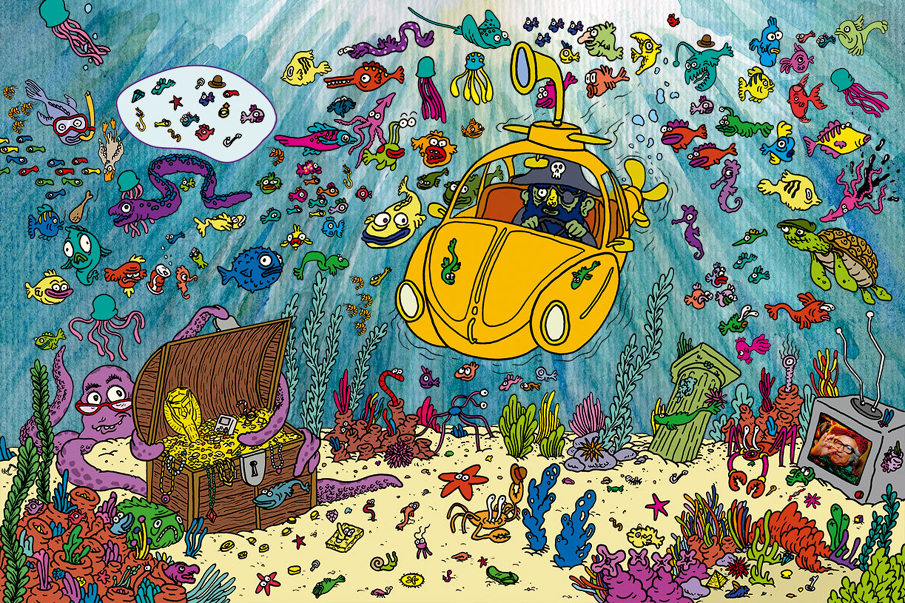
#> input picture dataset/jogo_01/base_01.jpg, 905 x 603 px; the run also reads 1 picture not shown here
$ python test.py
#> lines starting #> are read from the running program, lines starting #| are printed output that depends on the picture
# Python program to illustrate
# multiscaling in template matching
import cv2
import numpy as np
import imutils

# Read the main image
img_rgb = cv2.imread('./dataset/jogo_01/base_01.jpg')
#> img_rgb is the input picture: shape (603, 905, 3); mean B, G, R 117.4, 136.8, 124.4

# Convert to grayscale
img_gray = cv2.cvtColor(img_rgb, cv2.COLOR_BGR2GRAY)
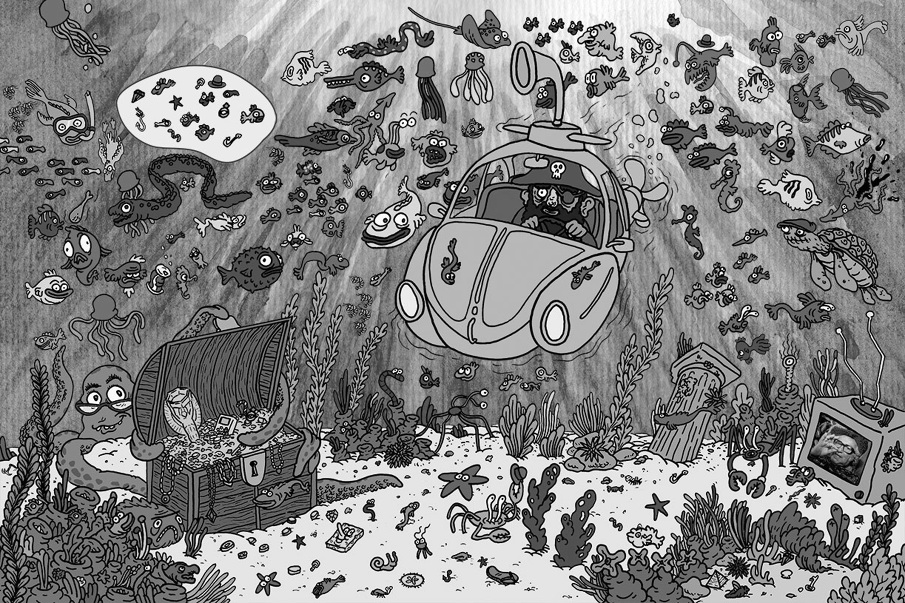
#> img_gray: shape (603, 905); min 0, max 255, mean 130.8

# Read the template
template = cv2.imread('./dataset/jogo_01/objetos/01.jpeg',0)

# Store width and height of template in w and h
w, h = template.shape[::-1]
#> w = 16; h = 16
found = None

for scale in np.linspace(0.2, 1.0, 20)[::-1]:

    # resize the image according to the scale, and keep track
    # of the ratio of the resizing
    resized = imutils.resize(img_gray, width = int(img_gray.shape[1] * scale))
    r = img_gray.shape[1] / float(resized.shape[1])

    # if the resized image is smaller than the template, then break
    # from the loop
    # detect edges in the resized, grayscale image and apply template
    # matching to find the template in the image edged
    # = cv2.Canny(resized, 50, 200) result = cv2.matchTemplate(edged, template,
    # cv2.TM_CCOEFF) (_, maxVal, _, maxLoc) = cv2.minMaxLoc(result)
    # if we have found a new maximum correlation value, then update
    # the found variable if found is None or maxVal > found[0]:
    if resized.shape[0] < h or resized.shape[1] < w:
            break
#> (the run stopped early here; a loop or call above may not have finished)
